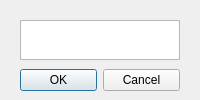
<?xml version="1.0" encoding="UTF-8"?>
<ui version="4.0">
 <class>AddCtrlPointsDialog</class>
 <widget class="QDialog" name="AddCtrlPointsDialog">
  <property name="geometry">
   <rect>
    <x>0</x>
    <y>0</y>
    <width>200</width>
    <height>100</height>
   </rect>
  </property>
  <property name="sizePolicy">
   <sizepolicy hsizetype="Fixed" vsizetype="Fixed">
    <horstretch>0</horstretch>
    <verstretch>0</verstretch>
   </sizepolicy>
  </property>
  <property name="minimumSize">
   <size>
    <width>200</width>
    <height>100</height>
   </size>
  </property>
  <property name="maximumSize">
   <size>
    <width>200</width>
    <height>100</height>
   </size>
  </property>
  <property name="windowTitle">
   <string>Dialog</string>
  </property>
  <widget class="QDialogButtonBox" name="buttonBox">
   <property name="geometry">
    <rect>
     <x>20</x>
     <y>65</y>
     <width>160</width>
     <height>30</height>
    </rect>
   </property>
   <property name="minimumSize">
    <size>
     <width>160</width>
     <height>30</height>
    </size>
   </property>
   <property name="maximumSize">
    <size>
     <width>160</width>
     <height>30</height>
    </size>
   </property>
   <property name="orientation">
    <enum>Qt::Horizontal</enum>
   </property>
   <property name="standardButtons">
    <set>QDialogButtonBox::Cancel|QDialogButtonBox::Ok</set>
   </property>
  </widget>
  <widget class="QTextEdit" name="textEdit">
   <property name="geometry">
    <rect>
     <x>20</x>
     <y>20</y>
     <width>160</width>
     <height>40</height>
    </rect>
   </property>
   <property name="sizePolicy">
    <sizepolicy hsizetype="Fixed" vsizetype="Fixed">
     <horstretch>0</horstretch>
     <verstretch>0</verstretch>
    </sizepolicy>
   </property>
   <property name="minimumSize">
    <size>
     <width>160</width>
     <height>40</height>
    </size>
   </property>
   <property name="maximumSize">
    <size>
     <width>160</width>
     <height>40</height>
    </size>
   </property>
  </widget>
 </widget>
 <resources/>
 <connections>
  <connection>
   <sender>buttonBox</sender>
   <signal>accepted()</signal>
   <receiver>AddCtrlPointsDialog</receiver>
   <slot>accept()</slot>
   <hints>
    <hint type="sourcelabel">
     <x>248</x>
     <y>254</y>
    </hint>
    <hint type="destinationlabel">
     <x>157</x>
     <y>274</y>
    </hint>
   </hints>
  </connection>
  <connection>
   <sender>buttonBox</sender>
   <signal>rejected()</signal>
   <receiver>AddCtrlPointsDialog</receiver>
   <slot>reject()</slot>
   <hints>
    <hint type="sourcelabel">
     <x>316</x>
     <y>260</y>
    </hint>
    <hint type="destinationlabel">
     <x>286</x>
     <y>274</y>
    </hint>
   </hints>
  </connection>
 </connections>
</ui>
